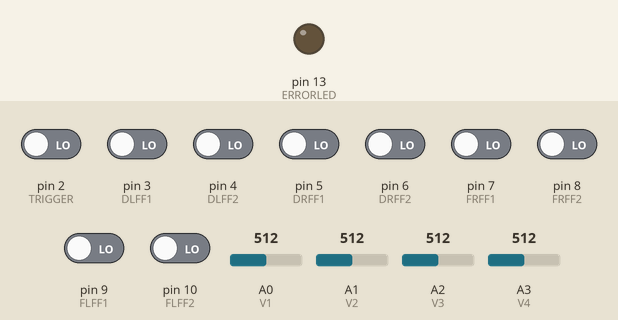
A sketch run on a simulated Arduino Uno, built with avr-gcc and run on an emulated ATmega328P. Shown: output pins drawn as LEDs (lit = HIGH). The test bench sets the inputs (shaded band); at power-on: pin 2 (TRIGGER), pin 3 (DLFF1), pin 4 (DLFF2), pin 5 (DRFF1), pin 6 (DRFF2), pin 7 (FRFF1), pin 8 (FRFF2), pin 9 (FLFF1), pin 10 (FLFF2) LOW, A0 (V1) = 512, A1 (V2) = 512, A2 (V3) = 512, A3 (V4) = 512. Pins used as bus, display or sensor lines are not drawn.

Above: at 1.2 s.
1.3 s: pin 3 (DLFF1) driven HIGH
At 2.1 s:
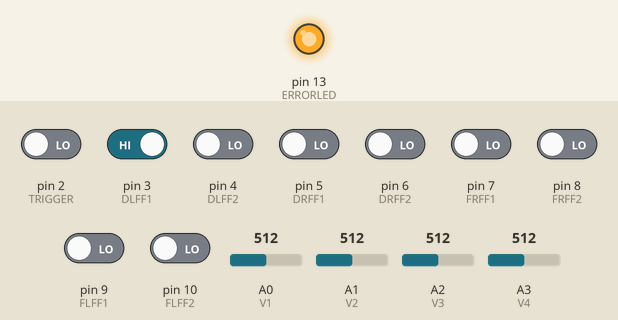
Timing chart, 0 to 4.3 s (numbered marks = the images above; inputs shaded):
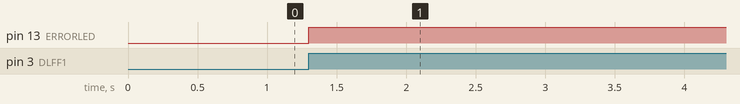

The sketch:

Driveino.ino
```cpp
#include <Wire.h>

#define V1 A0
#define V2 A1
#define V3 A2
#define V4 A3
#define DLFF1 3
#define DLFF2 4
#define DRFF1 5
#define DRFF2 6
#define FRFF1 7
#define FRFF2 8
#define FLFF1 9
#define FLFF2 10
#define RESET 11
#define TRIGGER 2
#define ERRORLED 13

#define debug 0

volatile bool error = false;

void setup() {
  if(debug) Serial.begin(115200);
  if(debug) Serial.println("A> Starting...");
  pinMode(V1, INPUT);
  pinMode(V2, INPUT);
  pinMode(V3, INPUT);
  pinMode(V4, INPUT);
  pinMode(DLFF1, INPUT);
  pinMode(DLFF2, INPUT);
  pinMode(DRFF1, INPUT);
  pinMode(DRFF2, INPUT);
  pinMode(FRFF1, INPUT);
  pinMode(FRFF2, INPUT);
  pinMode(FLFF1, INPUT);
  pinMode(FLFF2, INPUT);
  pinMode(RESET, OUTPUT);
  pinMode(TRIGGER, INPUT);
  pinMode(ERRORLED, OUTPUT);
  if(debug) Serial.println("A> Pins initialized.");

  digitalWrite(ERRORLED, LOW);
  digitalWrite(RESET, LOW);

  attachInterrupt(digitalPinToInterrupt(TRIGGER), checkPins, RISING);
  if(debug) Serial.println("A> Interrupt initialized.");


}

void loop() {
  writeVoltages();
  if(debug){
    writeErrors(digitalRead(DLFF1), digitalRead(DLFF2), "Driver Left");
    writeErrors(digitalRead(DRFF1), digitalRead(DRFF2), "Driver Right");
    writeErrors(digitalRead(FRFF1), digitalRead(FRFF2), "Feeder Right");
    writeErrors(digitalRead(FLFF1), digitalRead(FLFF2), "Feeder Left");
  }
  checkPins();
}

void writeVoltages(){
  int voltages[] = { analogRead(V1), analogRead(V2), analogRead(V3), analogRead(V4) };
  for (int i = 0; i < 4; i++) Serial.write(voltages[i]);
}
void writeErrors(int a, int b, String str){
  if (a == b){
    if (a == 1)
      Serial.println(str); //if both are high
  }else{
    if (a == 1)
      Serial.println(str); //a is high b is low
    else
      Serial.println(str); //a is low b is high
  }
}

void checkPins () {
  error = (digitalRead(DLFF1)) || (digitalRead(DLFF2)) || (digitalRead(DRFF1)) || (digitalRead(DRFF2)) ||
          (digitalRead(FRFF1)) || (digitalRead(FRFF2)) || (digitalRead(FLFF1)) || (digitalRead(FLFF2));
  if(error) {
    digitalWrite(ERRORLED, HIGH);
    digitalWrite(RESET, HIGH);
  }
}
```

Measured:
- after the input at 1.3 s, pin 13 (ERRORLED): LOW → HIGH at once
